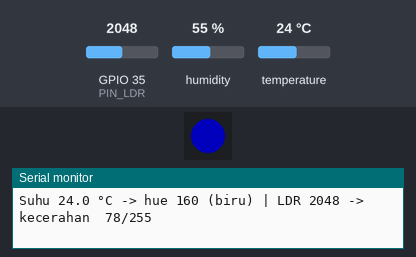
Recording of a sketch running on a simulated ESP32. Shown: 1 RGB LEDs in strip order, left to right, the last lines printed to the serial monitor. Inputs (shaded band) come from the test bench; at power-on: temperature 24 °C, GPIO 35 (PIN_LDR) = 2048, humidity 55 %. Dim RGB values are drawn brighter than linear.

Above: at 3.6 s.
3.7 s: temperature set to 33 °C
At 7.43 s:
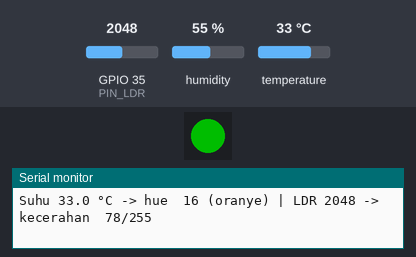
8.7 s: temperature set to 28 °C
At 9.61 s:
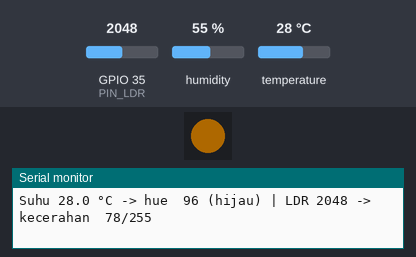
12.2 s: GPIO 35 (PIN_LDR) set to 4095
At 13.6 s:
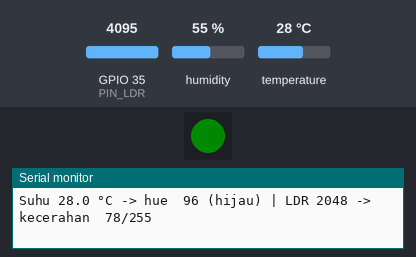
15.7 s: temperature set to 12 °C
At 18.81 s:
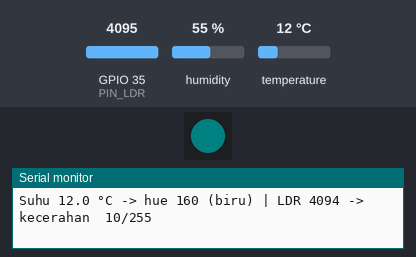
20.2 s: GPIO 35 (PIN_LDR) set to 1228
At 22.7 s:
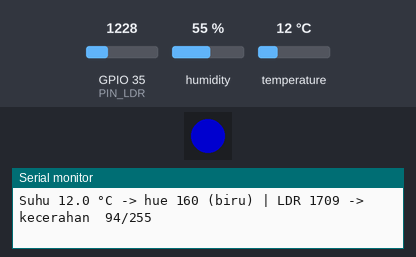
23.7 s: GPIO 35 (PIN_LDR) set to 8
Timing chart, 0 to 26.3 s (numbered marks = the images above; inputs shaded):
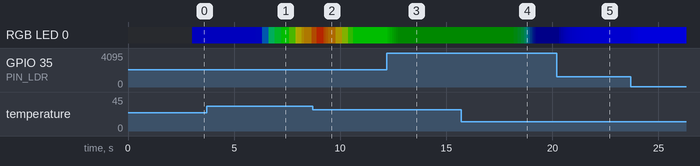

Measured:
- after the input at 3.7 s, RGB LED 0: RGB(0, 0, 78) → RGB(0, 1, 77) after 2.3 s, → RGB(0, 26, 52) 0.30 s later, → RGB(0, 51, 27) 0.30 s later, → RGB(0, 63, 14) 0.30 s later, … (12 changes in this stretch)
- after the input at 12.2 s, RGB LED 0: RGB(0, 78, 0) → RGB(0, 59, 0) at once, → RGB(0, 44, 0) 0.10 s later, → RGB(0, 32, 0) 0.10 s later, → RGB(0, 22, 0) 0.10 s later, … (6 changes in this stretch)
- after the input at 20.2 s, RGB LED 0: RGB(0, 0, 10) → RGB(0, 0, 31) after 0.13 s, → RGB(0, 0, 48) 0.10 s later, → RGB(0, 0, 62) 0.10 s later, → RGB(0, 0, 73) 0.10 s later, … (18 changes in this stretch)

The sketch:

p4_indikator_suhu.ino
```cpp
/*
 * BAB 36 - Program 4: Indikator Suhu Berwarna
 * Suhu DHT11 → warna WS2812 (biru = sejuk, hijau = nyaman, merah = panas)
 * Cahaya LDR → kecerahan WS2812 (ruangan gelap → LED redup)
 *
 * Rangkaian: D-IN (header LED)    → IO12
 *            DHT  (header hijau)  → IO27
 *            LDR  (header kuning) → IO35
 * Library  : FastLED (Daniel Garcia), DHT sensor library (Adafruit)
 */

#include <FastLED.h>
#include <DHT.h>

#define PIN_WS2812 12   // D-IN WS2812 → IO12
#define JUMLAH_LED 1
#define PIN_DHT    27   // DHT11 → IO27
#define TIPE_DHT   DHT11
#define PIN_LDR    35   // LDR → IO35 (ADC1; makin gelap → nilai makin besar)

// Rentang suhu → warna
const float SUHU_SEJUK = 24.0;  // suhu ini atau lebih rendah: biru (hue 160)
const float SUHU_PANAS = 34.0;  // suhu ini atau lebih tinggi: merah (hue 0)

// Rentang LDR → kecerahan (sesuaikan dengan ruanganmu)
const int LDR_TERANG = 500;     // nilai ADC saat ruangan terang
const int LDR_GELAP  = 3500;    // nilai ADC saat ruangan gelap
const int KECERAHAN_MAKS = 150; // kecerahan global saat ruangan terang
const int KECERAHAN_MIN  = 10;  // kecerahan global saat ruangan gelap

const unsigned long INTERVAL_SUHU_MS  = 3000;  // DHT11 lambat; 3 detik sekali sudah cukup
const unsigned long INTERVAL_LDR_MS   = 100;   // baca LDR 10 kali per detik
const unsigned long INTERVAL_FRAME_MS = 20;    // perbarui LED 50 kali per detik

CRGB leds[JUMLAH_LED];
DHT dht(PIN_DHT, TIPE_DHT);

unsigned long waktuSuhu = 0;
unsigned long waktuLdr = 0;
unsigned long waktuFrame = 0;

bool sudahAdaSuhu = false;  // LED baru dinyalakan setelah suhu pertama terbaca
uint8_t hueTarget = 96;     // hue yang dituju (dari suhu terakhir)
uint8_t hueSekarang = 96;   // hue yang sedang tampil (bergeser pelan ke target)
float ldrHalus = 0;         // nilai LDR yang sudah dihaluskan (EMA)
int kecerahan = KECERAHAN_MAKS;

// Suhu → hue: 24 °C = 160 (biru), 28 °C = 96 (hijau), 34 °C = 0 (merah)
uint8_t suhuKeHue(float suhu) {
  if (suhu <= SUHU_SEJUK) return 160;
  if (suhu >= SUHU_PANAS) return 0;
  float rasio = (SUHU_PANAS - suhu) / (SUHU_PANAS - SUHU_SEJUK);  // 1 = sejuk, 0 = panas
  return (uint8_t)(rasio * 160 + 0.5);  // + 0.5 supaya dibulatkan
}

// Nilai LDR → kecerahan global (makin gelap, makin redup)
int ldrKeKecerahan(float ldr) {
  int k = map((long)ldr, LDR_TERANG, LDR_GELAP, KECERAHAN_MAKS, KECERAHAN_MIN);
  return constrain(k, KECERAHAN_MIN, KECERAHAN_MAKS);
}

const char *namaWarna(uint8_t hue) {
  if (hue < 16)  return "merah";
  if (hue < 48)  return "oranye";
  if (hue < 80)  return "kuning";
  if (hue < 112) return "hijau";
  if (hue < 144) return "toska";
  if (hue < 176) return "biru";
  if (hue < 208) return "ungu";
  if (hue < 240) return "merah muda";
  return "merah";
}

void setup() {
  Serial.begin(115200);

  FastLED.addLeds<WS2812B, PIN_WS2812, GRB>(leds, JUMLAH_LED);
  FastLED.setBrightness(KECERAHAN_MAKS);
  FastLED.clear(true);

  dht.begin();
  ldrHalus = analogRead(PIN_LDR);  // EMA dimulai dari bacaan pertama, bukan dari 0

  Serial.println("BAB 36 - Program 4: Indikator Suhu Berwarna");
  Serial.println("Biru = sejuk (<= 24 °C), hijau = 28 °C, merah = panas (>= 34 °C)");
}

void loop() {
  unsigned long sekarang = millis();

  // Tugas 1: baca LDR dan haluskan dengan EMA
  if (sekarang - waktuLdr >= INTERVAL_LDR_MS) {
    waktuLdr = sekarang;
    int adc = analogRead(PIN_LDR);
    ldrHalus = 0.8 * ldrHalus + 0.2 * adc;  // EMA dengan alfa 0,2
    kecerahan = ldrKeKecerahan(ldrHalus);
  }

  // Tugas 2: baca suhu DHT11 (butuh sekitar 25 ms)
  if (sekarang - waktuSuhu >= INTERVAL_SUHU_MS) {
    waktuSuhu = sekarang;
    float suhu = dht.readTemperature();

    if (isnan(suhu)) {
      Serial.println("Gagal membaca DHT11! Periksa kabel DHT -> 27.");
    } else {
      hueTarget = suhuKeHue(suhu);
      if (!sudahAdaSuhu) {        // bacaan pertama: langsung tampilkan, tanpa bergeser
        hueSekarang = hueTarget;
        sudahAdaSuhu = true;
      }
      Serial.printf("Suhu %.1f °C -> hue %3d (%s) | LDR %4d -> kecerahan %3d/255\n",
                    suhu, hueTarget, namaWarna(hueTarget), (int)ldrHalus, kecerahan);
    }
  }

  // Tugas 3: perbarui LED; hue bergeser 1 langkah per frame menuju target
  if (sudahAdaSuhu && sekarang - waktuFrame >= INTERVAL_FRAME_MS) {
    waktuFrame = sekarang;

    if (hueSekarang < hueTarget) hueSekarang++;
    else if (hueSekarang > hueTarget) hueSekarang--;

    leds[0] = CHSV(hueSekarang, 255, 255);
    FastLED.setBrightness(kecerahan);  // satu-satunya pembatas kecerahan
    FastLED.show();
  }
}
```
